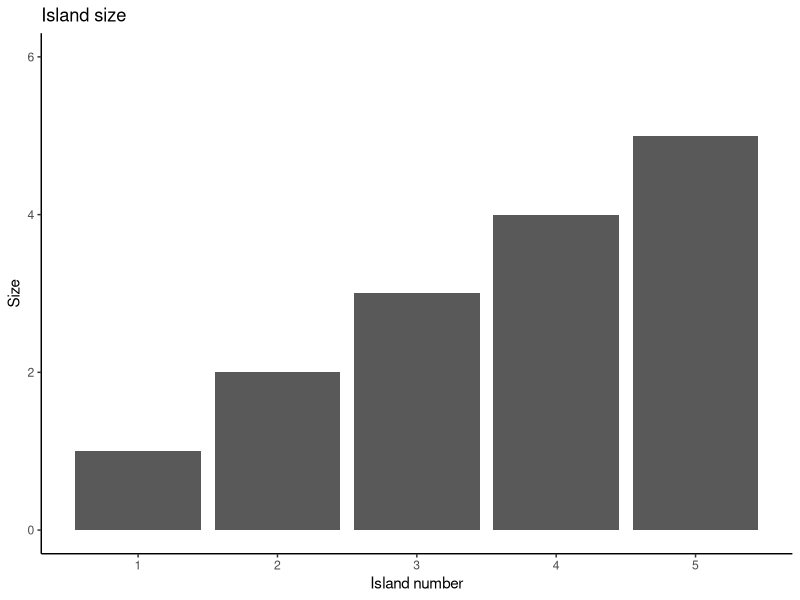
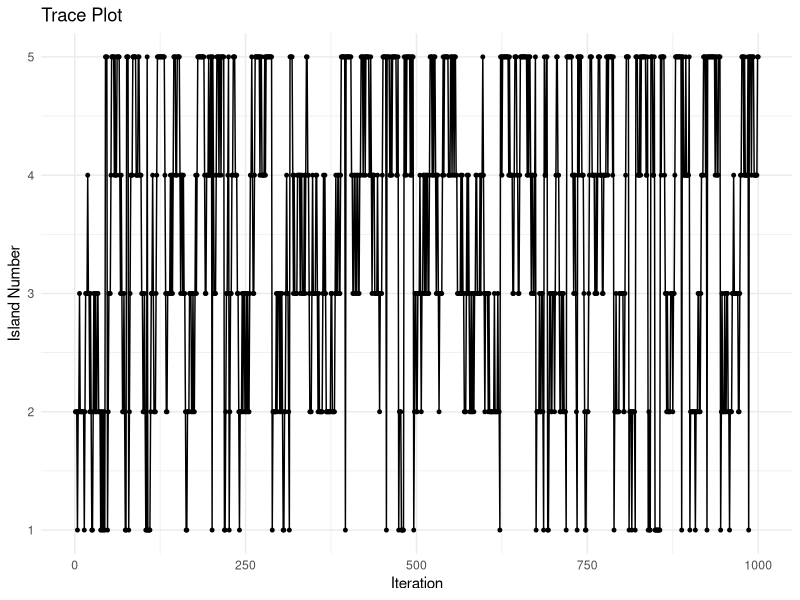

The R script that drew these images, in order:
## ---- chunk 1
#| warning: false
#| message: false
#| echo: false
library(tidyverse)

num_island = 5

# Set up the population/size of each island (The 'Target Distribution')
island_size = tibble(
  island = 1:num_island,
  Size = 1:num_island
)
p0 = ggplot(island_size,aes(x=island,y=Size))+
  geom_col()+
  theme_classic()+
  scale_y_continuous(limits = c(0,(num_island+1)))+
  scale_x_continuous(breaks=1:num_island)+
  labs(title = "Island size",
       x = "Island number",
       y = "Size")
p0
## ---- chunk 2
# Function to implement the Metropolis algorithm

# Normalize sizes to get true probabilities (Target: P(θ|D))
target_distribution <- sapply(1:num_island,function(x){
    prob = x/sum(1:num_island)  # proportional to likelihood * prior
  })

metropolis_island_hopping <- function(num_iterations, starting_island = round(num_island/2,0),true_prob = target_distribution) {
  # Number of islands
  num_islands <- num_island
  
  # Define transition probabilities (in this case, uniform)
  # This means proposals are equally likely to jump to adjacent islands
  
  # Initialize chain
  chain <- numeric(num_iterations)
  chain[1] <- starting_island
  
  # Define stationary distribution (target)
  # In this example, we'll use a uniform distribution
  target_distribution <- true_prob
  
  # Run Metropolis algorithm
  for (i in 2:num_iterations) {
    current <- chain[i-1]
    
    # Propose a move: randomly jump to an adjacent island or stay
    # For simplicity, adjacency is defined as +/- 1 
    jump <- sample(c(-1, 0, 1), 1)
    proposed <- current + jump
    
    # Check boundaries and wrap around (circular islands)
    if (proposed < 1) {
      proposed <- num_islands + proposed
    } else if (proposed > num_islands) {
      proposed <- proposed - num_islands
    }
    
    # Calculate acceptance probability
    acceptance_ratio <- target_distribution[proposed] / target_distribution[current]
    acceptance_prob <- min(1, acceptance_ratio)
    
    # Accept or reject the proposal
    if (runif(1) < acceptance_prob) {
      chain[i] <- proposed  # Accept move
    } else {
      chain[i] <- current   # Reject move, stay at current island
    }
  }
  
  return(chain)
}



## ---- chunk 3
n_iter = 1000
chain = metropolis_island_hopping(num_iterations = n_iter)

hopping_freq = table(chain) / n_iter
hopping_prob = numeric(num_island)
for (i in 1:num_island) {
  hopping_prob[i] <- sum(chain == i) / n_iter
}
hopping_results = tibble(
  islands = 1:num_island,
  freq = hopping_prob
)
hopping_results
## ---- chunk 4
trace_data <- data.frame(
  Iteration = 1:n_iter,
  Island = chain[1:n_iter]
)
p2 <- ggplot(trace_data, aes(x = Iteration, y = Island)) +
  geom_line() +
  geom_point(size = 1) +
  labs(title = "Trace Plot",
       x = "Iteration",
       y = "Island Number") +
  scale_y_continuous(breaks = 1:num_island) +
  theme_minimal()
p2
